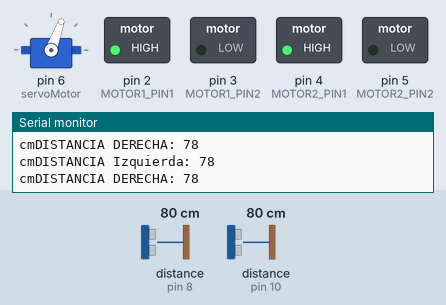
Simulated run of this sketch. Board: Arduino Uno, built with avr-gcc and run on an emulated ATmega328P. On the bench: servo, switched loads named in the sketch (green lamp = pin HIGH), the last lines printed to the serial monitor. Wiring (inferred from the names in the program): 2 × ultrasonic range finder: trigger pin 7, echo pin 8 / trigger pin 9, echo pin 10. The test bench sets the inputs (shaded band); at power-on: distance to the obstacle (sensors on pin 8, pin 10) 80 cm. The echo pulse lasts 58.3 µs per cm; pins used as bus, display or sensor lines are not drawn.

Above: at 1.2 s.
1.3 s: distance to the obstacle (sensor on pin 8) set to 69 cm
4.3 s: distance to the obstacle (sensor on pin 8) set to 64 cm
At 5.8 s:
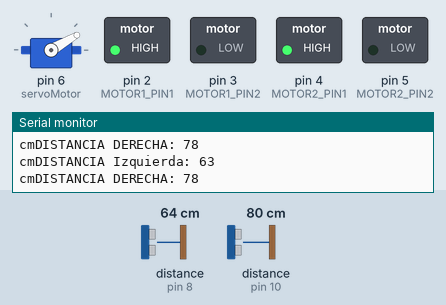
6.1 s: distance to the obstacle (sensor on pin 10) set to 71 cm
7.6 s: distance to the obstacle (sensor on pin 10) set to 64 cm
At 8.9 s:
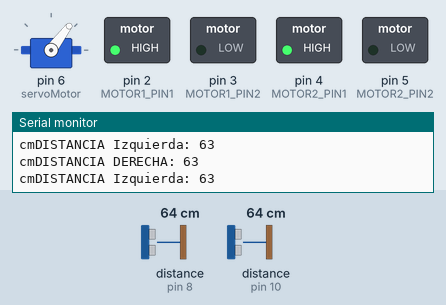
9.3 s: distance to the obstacle (sensor on pin 10) set to 120 cm
At 9.9 s:
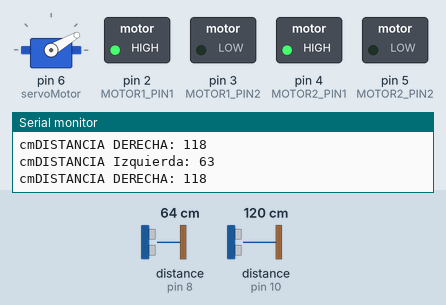
11.0 s: distance to the obstacle (sensor on pin 10) set to 2 cm
At 11.5 s:
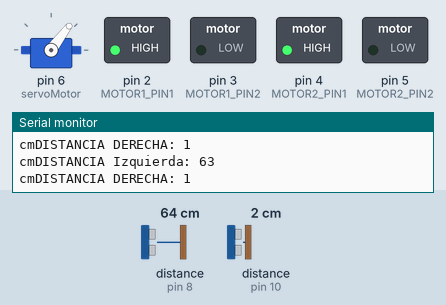
Timing chart, 0 to 13.7 s (numbered marks = the images above; inputs shaded):
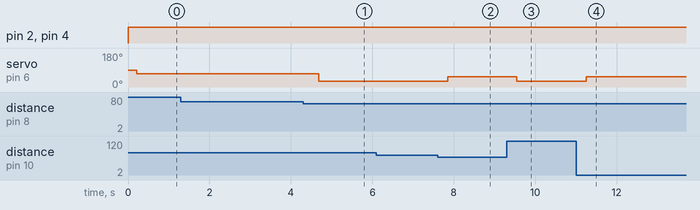

Measured:
- the behaviour switches between 67 and 66 cm on distance to the obstacle (sensor on pin 8) (found by bisection; images 0 and 1)
- the behaviour switches between 67 and 66 cm on distance to the obstacle (sensor on pin 10) (found by bisection; images 1 and 2)
- after the input at 4.3 s, servo on pin 6 (servoMotor): 70° → 30° after 0.38 s
- after the input at 7.6 s, servo on pin 6 (servoMotor): 30° → 53° after 0.25 s
- after the input at 9.3 s, servo on pin 6 (servoMotor): 53° → 30° after 0.25 s
- after the input at 11.0 s, servo on pin 6 (servoMotor): 30° → 53° after 0.26 s

The sketch:

ultrasonico.ino
```cpp
#include <Servo.h>
#define MOTOR1_PIN1 2
#define MOTOR1_PIN2 3
#define MOTOR2_PIN1 4
#define MOTOR2_PIN2 5
#define SERVO_PIN 6
int TRIG_Izq = 7;			// trigger en pin 10
int ECO_Izq = 8;			// echo en pin 9
int DURACION_I;
int D_I;
int D0_I;
int TRIG_DER = 9;			// trigger en pin 10
int ECO_DER = 10;			// echo en pin 9
int DURACION_D;
int D_D;
int D0_D;
Servo servoMotor;


void setup()
{

 pinMode(MOTOR1_PIN1, OUTPUT);
  pinMode(MOTOR1_PIN2, OUTPUT);
  pinMode(MOTOR2_PIN1, OUTPUT);
  pinMode(MOTOR2_PIN2, OUTPUT);

    pinMode(TRIG_Izq, OUTPUT); 	// trigger como salida
  pinMode(ECO_Izq, INPUT);		// echo como entrada
    pinMode(TRIG_DER, OUTPUT); 	// trigger como salida
  pinMode(ECO_DER, INPUT);		// echo como entrada

  Serial.begin(9600);
 servoMotor.attach (6);
}

// Función para controlar los motores del robot
  void controlMotors(int pin1, int pin2, int speed) {
    digitalWrite(pin1, speed > 0 ? LOW : HIGH);
    digitalWrite(pin2, speed > 0 ? HIGH : LOW);
    analogWrite(abs(100), pin1);
  }

void loop(){
      controlMotors(MOTOR1_PIN1, MOTOR1_PIN2, -100);
      controlMotors(MOTOR2_PIN1, MOTOR2_PIN2, -100);

    digitalWrite(TRIG_Izq, HIGH); 		// generacion del pulso a enviar
  delay(1);				// al pin conectado al trigger
  digitalWrite(TRIG_Izq, LOW);		// del sensor

  DURACION_I = pulseIn(ECO_Izq, HIGH);	// con funcion pulseIn se espera un pulso
  					// alto en Echo
  D_I = DURACION_I / 58.9;		// distancia medida en centimetros
  Serial.print("DISTANCIA Izquierda: ");
  Serial.println(D_I);		// envio de valor de distancia por monitor serial
   Serial.print("cm");
  delay(100);				// demora entre datos


    digitalWrite(TRIG_DER, HIGH); 		// generacion del pulso a enviar
  delay(1);				// al pin conectado al trigger
  digitalWrite(TRIG_DER, LOW);		// del sensor

  DURACION_D = pulseIn(ECO_DER, HIGH);	// con funcion pulseIn se espera un pulso
  					// alto en Echo
  D_D = DURACION_D / 58.9;	// envio de valor de distancia por monitor serial
  Serial.print("DISTANCIA DERECHA: ");
   Serial.println(D_D);
   Serial.print("cm");
  delay(100);				// demora entre datos

  if (D_I > 65){
    servoMotor.write(70);
  }
   else if (D_D > 65){
  servoMotor.write(30);
}
  else if ( 50 < D_I < 55){
  servoMotor.write(53);
  }
   else if (D_D > 65){
  servoMotor.write(30);
}
 else if ( 60 < D_D < 65){
  servoMotor.write(53);
 }
}
```
